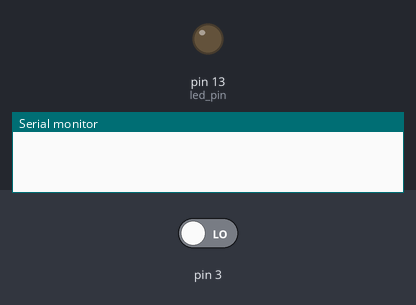
This sketch was run on a simulated Arduino Uno, built with avr-gcc and run on an emulated ATmega328P. On the bench: output pins drawn as LEDs (lit = HIGH), the last lines printed to the serial monitor. Dashed ring = blinking. Inputs (shaded band) come from the test bench; at power-on: pin 3 LOW.

Above: at 1.2 s.
1.3 s: pin 3 driven HIGH
At 1.9 s:
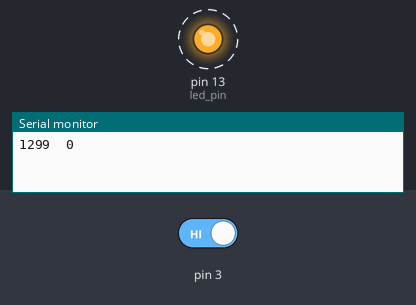
4.3 s: pin 3 driven LOW
At 7.9 s:
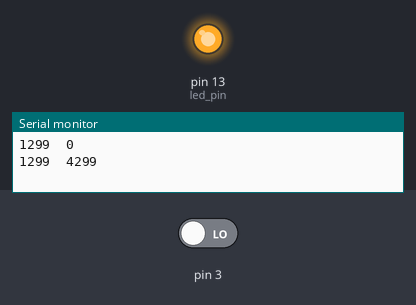
Timing chart, 0 to 11.8 s (numbered marks = the images above; inputs shaded):
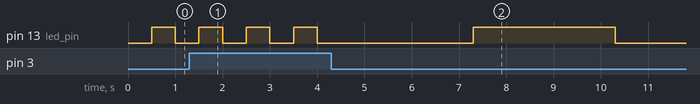

The sketch:

MStimer1.ino
```cpp
#include <MsTimer2.h>

// Switch on LED on and off each half second

#if ARDUINO >= 100
const int led_pin = LED_BUILTIN;	// 1.0 built in LED pin var
#else
const int led_pin = 13;			// default to pin 13
#endif


int zaehler = 0;

void flash()
{
  static boolean output = HIGH;

  digitalWrite(led_pin, output);
  output = !output;
// zaehler++;

/*  if(zaehler > 10 )
  { // 10 wegen 5 mal umschalten
    MsTimer2::stop();
    zaehler = 0;
  }
*/
}

long int steigZ = 0;
long int Zeit = 0;
long int fallZ=0;

void ISRwiederholen(){

// static int steigZ=0;
// static int fallZ=0;
  if(digitalRead(3) == HIGH)
  {
     steigZ = millis();
  }
  else
  {
    fallZ = millis();
    if(fallZ - steigZ >200)
    {
    MsTimer2::stop(); MsTimer2::set(fallZ-steigZ, flash);
    MsTimer2::start();
    }
  }
  Serial.print(steigZ); Serial.print("  ");
  Serial.println(fallZ);
}

void setup()
{
  pinMode(3,INPUT);
  pinMode(led_pin, OUTPUT);
  attachInterrupt(1 , ISRwiederholen , CHANGE);

  MsTimer2::set(500, flash); // 500ms period
  MsTimer2::start();
  Serial.begin(9600);
}

void loop()
{
}
```
